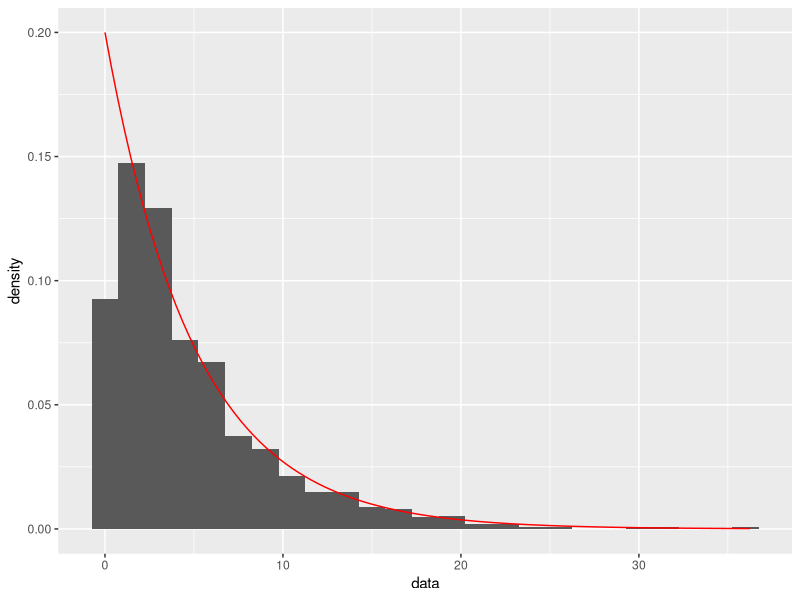
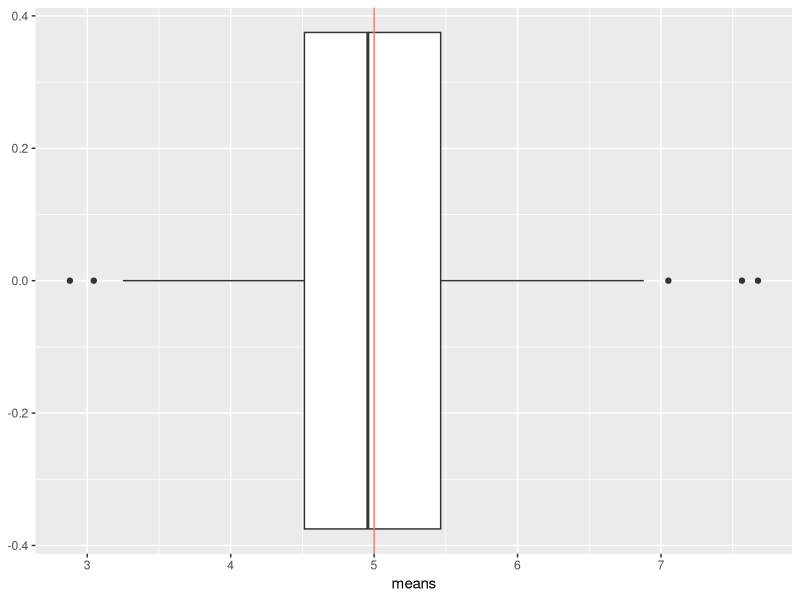
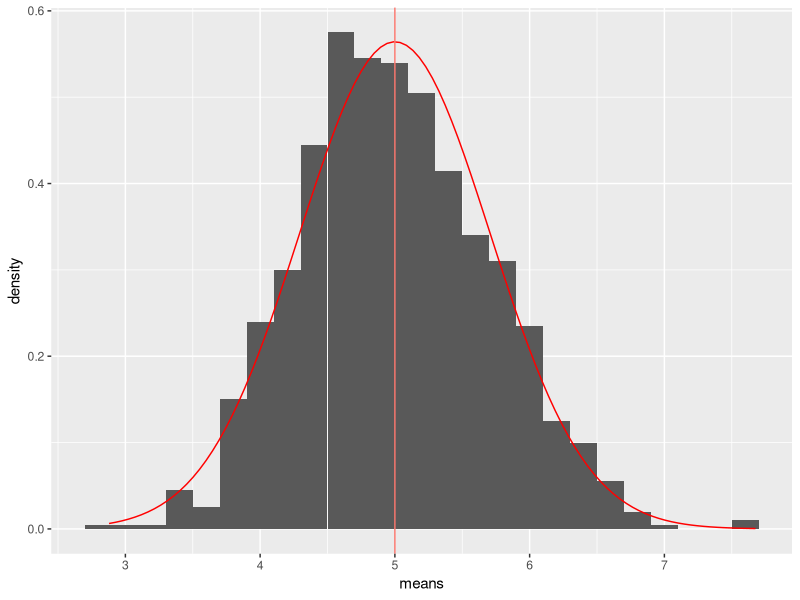
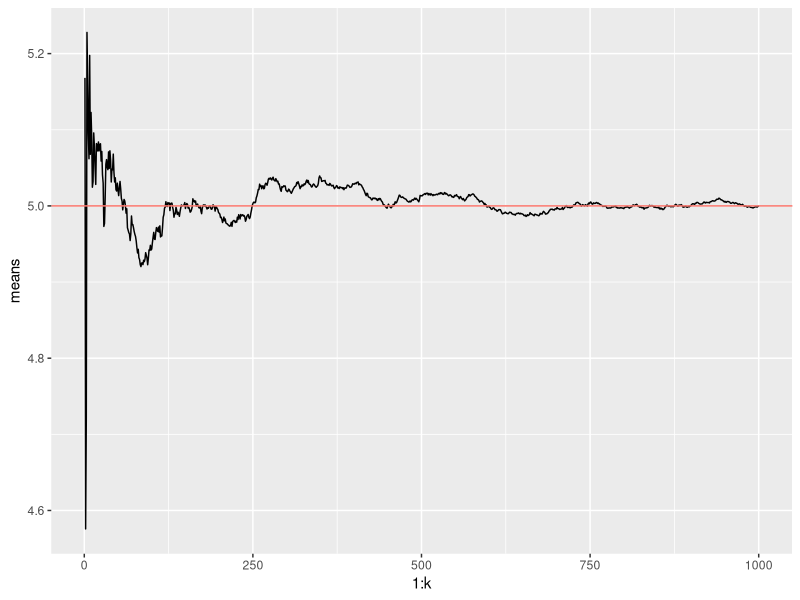
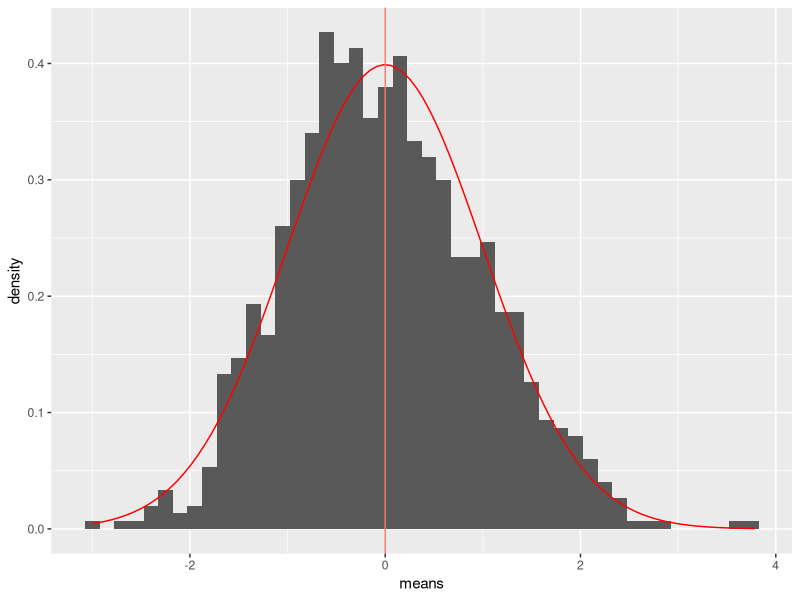

Write R code to recreate these figures, in order.
## ---- chunk 1
knitr::opts_chunk$set(echo = TRUE)
library(ggplot2)
## ---- chunk 2
lambda = 0.2 # rate, mu = 5, sd = 5, var = 25
pop_mean = 1/lambda
pop_sd = 1/lambda
pop_var = pop_sd^2
## ---- chunk 3
n <- 50
k <- 1000
## ---- chunk 4
#' n: # number of rexp samples for each mean
#' k: # number of means
generate_means <- function(n, k, lambda) {
  #' collect k means, each with n samples, in an array
  sample_means = NULL
  for (i in 1:k) sample_means = c(sample_means, mean(rexp(n, lambda)))
  means_df <- data.frame(means = sample_means)
  means_df
}
## ---- chunk 5
df1 <- generate_means(n, k, lambda)
## ---- chunk 6
sample <- data.frame(data=rexp(k, lambda))
p2 <- ggplot(sample, aes(data))
p2 <- p2 + geom_histogram(aes(y=after_stat(density)), binwidth=1.5)
p2 + stat_function(fun=dexp, args=list(rate = lambda), colour="red", xlim=c(0, max(sample$data)))
## ---- chunk 7
p1 <- ggplot(df1, aes(means)) + theme(legend.position="none")
p1 + geom_boxplot() + geom_vline(aes(xintercept = pop_mean, colour = "red"))
## ---- chunk 8
p3 <- ggplot(df1, aes(means)) + theme(legend.position="none")
p3 <- p3 + geom_histogram(aes(y=after_stat(density)), binwidth=0.2)
p3 <- p3 + stat_function(fun=dnorm, args=list(mean=pop_mean, sd=pop_sd/sqrt(n)), colour="red")
p3 + geom_vline(aes(xintercept=pop_mean, colour="red"))
## ---- chunk 9
cumulative <- data.frame(means=cumsum(df1$means) / (1:k))
p4 <- ggplot(cumulative, aes(x=1:k, y=means)) + theme(legend.position="none")
p4 + geom_line() + geom_hline(aes(yintercept=pop_mean, colour="red"))
## ---- chunk 10
df2 <- transform(df1, means = (means - pop_mean) / (pop_sd/sqrt(n)))
p4 <- ggplot(df2, aes(means)) + theme(legend.position="none")
p4 <- p4 + geom_histogram(aes(y=after_stat(density)), binwidth=0.15)
p4 <- p4 + stat_function(fun=dnorm, args=list(mean=0, sd=1), colour="red")
p4 + geom_vline(aes(xintercept=0, colour="red"))
